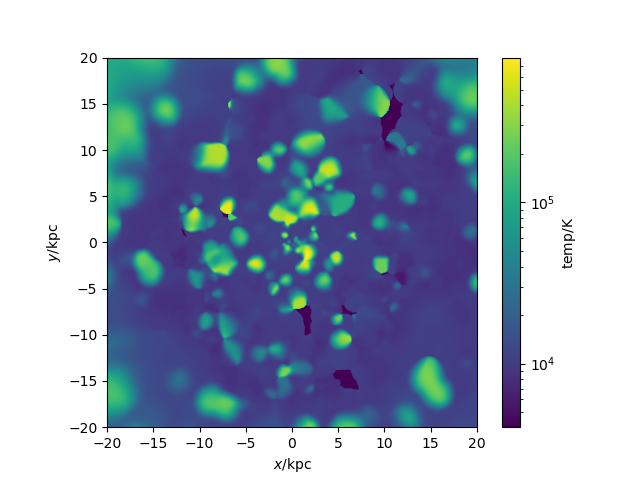

Write the Python code that produced this figure.
#galaxy 330 gas temp code
import pynbody
import numpy as np
from matplotlib import colors
import pynbody.plot.sph as sph
import matplotlib.pyplot as plt

#loading snapshot
s=pynbody.load('/mnt/data0/jillian/gguaman/r330/cosmo25p.768sg1bwK1BHe75.007779')

#setting to physical units
s.physical_units()

#centering halo
#pynbody.analysis.angmom.faceon(s)
pynbody.analysis.angmom.sideon(s)

#creating slice to show gas temp
sph.image(s.g,qty="temp",width=40,denoise=True,approximate_fast=False,log=True)

#plt.show()
#plt.savefig("galaxy330_temp.png")
plt.savefig("galaxy330_temp(side).png")
